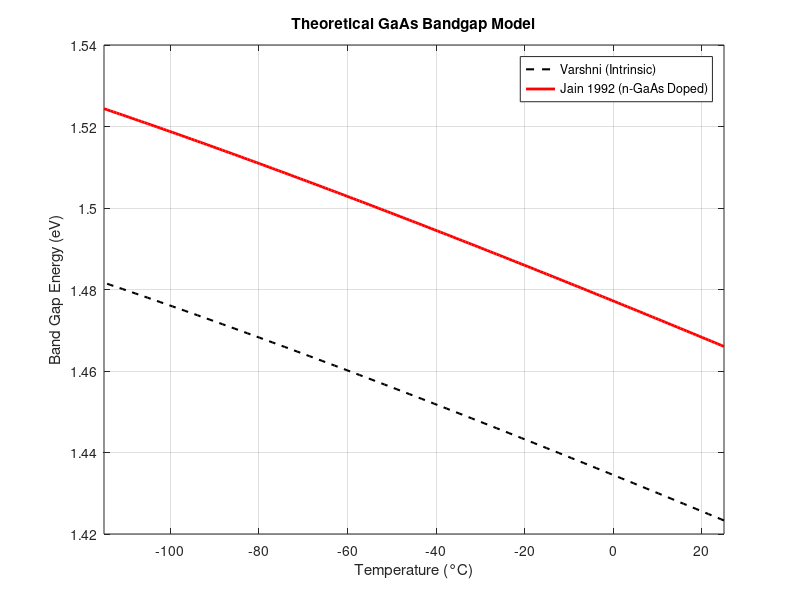

MATLAB code for this plot:
%% --- ISOLATED BANDGAP THEORY (VARSHNI & JAIN 1992) ---
% Parameters
n_doping = 3.8e18; % Doping concentration [cm^-3]
T_range_C = linspace(25, -115, 200);
T_range_K = T_range_C + 273.15;

% 1. Varshni Model for Intrinsic GaAs
Eg_0 = 1.519; 
alpha_v = 5.405e-4; 
beta_v = 204;
Eg_intrinsic = Eg_0 - (alpha_v .* T_range_K.^2) ./ (T_range_K + beta_v);

% 2. Jain (1992) Model Corrections for heavily doped n-GaAs
m_e = 0.067; m_hh = 0.51; 
m_vc_star = (m_e * m_hh) / (m_e + m_hh) * 9.11e-31; % Reduced effective mass in kg

% Burstein-Moss Shift (Delta E_BM) - Blue Shift
Delta_BM = (( (1.054e-34)^2 / (2 * m_vc_star) ) * (3*pi^2 * n_doping*1e6)^(2/3)) / 1.602e-19; 

% Bandgap Narrowing (Delta E_BGN) - Red Shift
N_norm = n_doping / 1e18;
Delta_BGN = (62 * (N_norm)^(1/3) + 7.4 * (N_norm)^(1/4)) / 1000; 

% Net Bandgap Model
Eg_theory = Eg_intrinsic + Delta_BM - Delta_BGN;

% Plotting
figure('Color', 'w', 'Name', 'Theoretical Bandgap');
hold on; 
plot(T_range_C, Eg_intrinsic, '--k', 'LineWidth', 1.5, 'DisplayName', 'Varshni (Intrinsic)');
plot(T_range_C, Eg_theory, '-r', 'LineWidth', 2, 'DisplayName', 'Jain 1992 (n-GaAs Doped)');
grid on; box on; 
xlabel('Temperature (°C)'); 
ylabel('Band Gap Energy (eV)'); 
title('Theoretical GaAs Bandgap Model');
legend('Location', 'best');
xlim([-115 25]);
